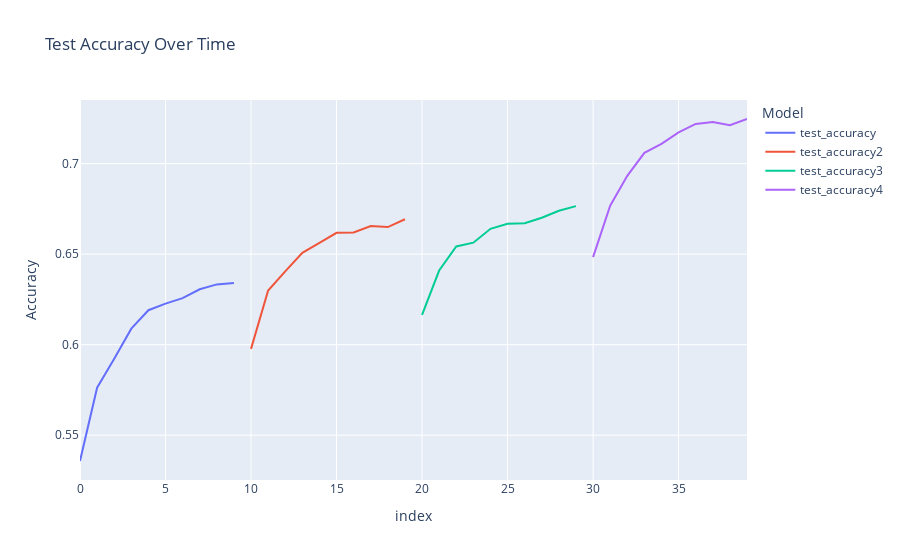

This figure's notebook cell:
### Markdown cell above
## Accuracy

### Code cell
# plot accuracy
cols = [col for col in df_final.columns if 'test_accuracy' in col]

# Convert to long format for Plotly
df_melted = df_final.melt(var_name="Model", value_name="Accuracy", value_vars=cols)

# Plot
fig = px.line(df_melted, x=df_melted.index, y="Accuracy", color="Model", title="Test Accuracy Over Time")

fig.show()

### Figure 1 — Plotly figure (JSON) as saved in the notebook; plotly's stock layout.template omitted (floating-point values rounded to 4 significant figures)
{"data": [{"hovertemplate": "Model=test_accuracy<br>index=%{x}<br>Accuracy=%{y}<extra></extra>", "legendgroup": "test_accuracy", "line": {"color": "#636efa", "dash": "solid"}, "marker": {"symbol": "circle"}, "mode": "lines", "name": "test_accuracy", "orientation": "v", "showlegend": true, "type": "scatter", "x": [0, 1, 2, 3, 4, 5, 6, 7, 8, 9], "xaxis": "x", "y": [0.5357, 0.5763, 0.5922, 0.6088, 0.619, 0.6227, 0.6257, 0.6306, 0.6333, 0.6341], "yaxis": "y"}, {"hovertemplate": "Model=test_accuracy2<br>index=%{x}<br>Accuracy=%{y}<extra></extra>", "legendgroup": "test_accuracy2", "line": {"color": "#EF553B", "dash": "solid"}, "marker": {"symbol": "circle"}, "mode": "lines", "name": "test_accuracy2", "orientation": "v", "showlegend": true, "type": "scatter", "x": [10, 11, 12, 13, 14, 15, 16, 17, 18, 19], "xaxis": "x", "y": [0.5977, 0.6299, 0.6405, 0.6508, 0.6562, 0.6618, 0.6619, 0.6656, 0.665, 0.6693], "yaxis": "y"}, {"hovertemplate": "Model=test_accuracy3<br>index=%{x}<br>Accuracy=%{y}<extra></extra>", "legendgroup": "test_accuracy3", "line": {"color": "#00cc96", "dash": "solid"}, "marker": {"symbol": "circle"}, "mode": "lines", "name": "test_accuracy3", "orientation": "v", "showlegend": true, "type": "scatter", "x": [20, 21, 22, 23, 24, 25, 26, 27, 28, 29], "xaxis": "x", "y": [0.6165, 0.6409, 0.6542, 0.6563, 0.664, 0.6667, 0.6671, 0.6701, 0.6739, 0.6765], "yaxis": "y"}, {"hovertemplate": "Model=test_accuracy4<br>index=%{x}<br>Accuracy=%{y}<extra></extra>", "legendgroup": "test_accuracy4", "line": {"color": "#ab63fa", "dash": "solid"}, "marker": {"symbol": "circle"}, "mode": "lines", "name": "test_accuracy4", "orientation": "v", "showlegend": true, "type": "scatter", "x": [30, 31, 32, 33, 34, 35, 36, 37, 38, 39], "xaxis": "x", "y": [0.6484, 0.6767, 0.6933, 0.706, 0.711, 0.7172, 0.7219, 0.7229, 0.7212, 0.7247], "yaxis": "y"}], "layout": {"legend": {"title": {"text": "Model"}, "tracegroupgap": 0}, "title": {"text": "Test Accuracy Over Time"}, "xaxis": {"anchor": "y", "domain": [0, 1], "title": {"text": "index"}}, "yaxis": {"anchor": "x", "domain": [0, 1], "title": {"text": "Accuracy"}}}}
